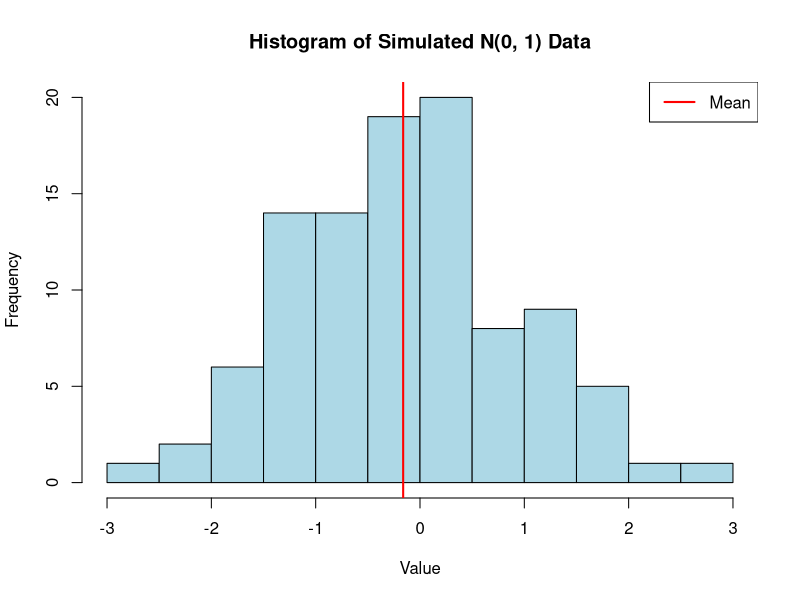
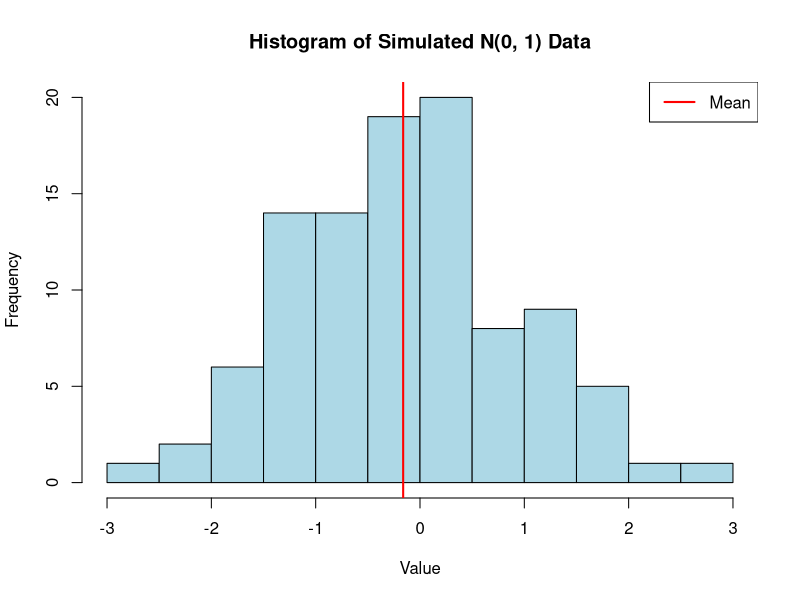

The R script that drew these images, in order:
## ---- chunk 1

c <- matrix(c(0.5, 0.5), nrow = 2, ncol = 1)
x <- matrix(c(2, 3), nrow = 2, ncol = 1)
mu <- matrix(c(1, 2), nrow = 2, ncol = 1)
Sigma <- matrix(c(2, 1, 1, 4), nrow = 2, ncol = 2)

cat("c:\n")
print(c)
cat("\nx:\n")
print(x)
cat("\nmu:\n")
print(mu)
cat("\nSigma:\n")
print(Sigma)

# A

x_minus_mu <- x - mu

# Transpose
c_transpose <- t(c)

result <- c_transpose %*% x_minus_mu

cat("\nResult of c^T * (x - mu):\n")
print(result);
      
# B

Sigma_inverse <- solve(Sigma)

cat("\nSigma^(-1):\n");
print(Sigma_inverse);
      
# C

c_transpose <- t(c);

step2_result <- c_transpose %*% Sigma;

final_result <- step2_result %*% c;

cat("\nResult of c^T * Sigma * c:\n");
print(final_result);

# D
c_transpose <- t(c)
x_minus_mu <- x - mu
part_a_result <- c_transpose %*% x_minus_mu;

part_c_result <- c_transpose %*% Sigma %*% c

inverse_sqrt <- as.numeric(part_c_result)^(-1/2)

final_result <- part_a_result * inverse_sqrt

cat("\nResult of c^T(x-mu) * (c^T * Sigma * c)^(-1/2):\n")
print(final_result)


## ---- chunk 2
set.seed(139)

simulated_data <- rnorm(n = 100, mean = 0, sd = 1)

hist(simulated_data, 
     main = "Histogram of Simulated N(0, 1) Data",
     xlab = "Value",
     ylab = "Frequency",
     col = "lightblue",
     border = "black")

abline(v = mean(simulated_data), col = "red", lwd = 2)

legend("topright", legend = "Mean", col = "red", lwd = 2)
## ---- chunk 3
set.seed(139)

simulated_data <- rnorm(n = 100, mean = 0, sd = 1)

hist(simulated_data, 
     main = "Histogram of Simulated N(0, 1) Data",
     xlab = "Value",
     ylab = "Frequency",
     col = "lightblue",
     border = "black")

abline(v = mean(simulated_data), col = "red", lwd = 2)

legend("topright", legend = "Mean", col = "red", lwd = 2)
